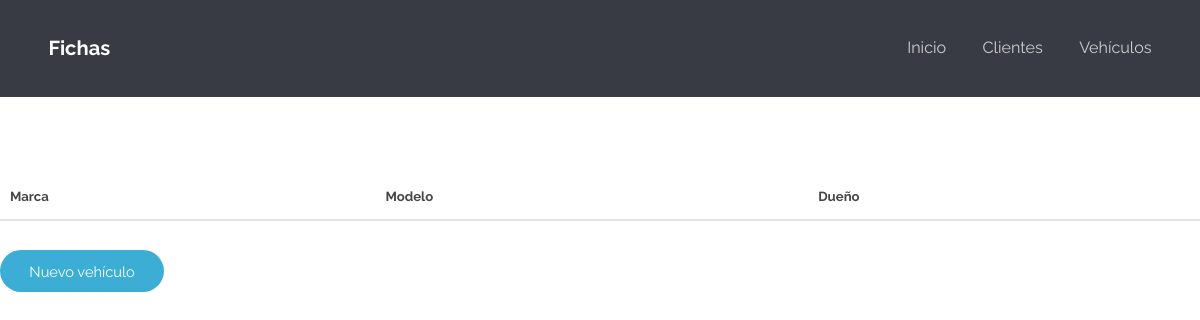
The page /fichas/vehiculos/ on the database as committed earlier.
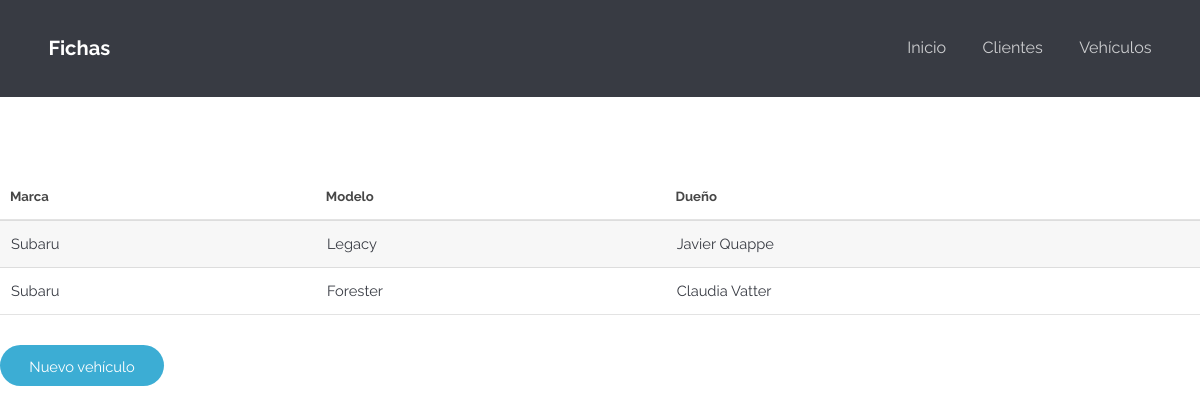
The same page on the database as committed later.
### fichas/models.py (models this page shows, shortened)
class Vehiculo(models.Model):
	id_cliente	= models.ForeignKey('Cliente', blank = True, null = True, on_delete = models.SET_NULL, verbose_name='Dueño')
	patente		= models.CharField(max_length = 6)
	vin 		= models.CharField(max_length = 20, blank = True, null = True)
	marca		= models.CharField(max_length = 40)
	modelo		= models.CharField(max_length = 40)
	kilometraje	= models.PositiveIntegerField()
	anyo		= models.PositiveIntegerField(null = True)
	def get_absolute_url(self):
		return reverse("fichas:vehiculo-detail", kwargs={"id": self.id})

class Cliente(models.Model):
	rut			= models.CharField(max_length = 10)
	nombre		= models.CharField(max_length = 100)
	telefono	= models.CharField(max_length = 12)
	email		= models.CharField(max_length = 100, blank = True)
	def get_absolute_url(self):
		return reverse("fichas:cliente-detail", kwargs={"id": self.id})
	def __str__(self):
		return self.nombre

### fichas/views.py (the view)
# urls.py: path('vehiculos/', vehiculo_list_view, name='vehiculo-list'),
def vehiculo_list_view(request):
	queryset = Vehiculo.objects.all()
	context = {
		"object_list": queryset
	}
	return render(request, "vehiculos/vehiculo_list.html", context)

### fichas/templates/vehiculos/vehiculo_list.html
{% extends 'fichas/base.html' %}
{% block content %}
<div class="container">
	<table>
		<thead>
			<tr>
				<th>Marca</th>
				<th>Modelo</th>
				<th>Dueño</th>
			</tr>
		</thead>
		{% for instance in object_list %}
		<tr>
			<td><a href='{{ instance.get_absolute_url }}'>{{ instance.marca }}</a></td>
			<td><a href='{{ instance.get_absolute_url }}'>{{ instance.modelo }}</a></td>
			<td><a href='{{ instance.id_cliente.get_absolute_url }}'>{{ instance.id_cliente }}</a></td>
		</tr>
		{% endfor %}
	</table>
</div>
<form action="./crear/">
    <input type="submit" value="Nuevo vehículo" />
</form>
{% endblock %}

Rows that differ between the two databases and show on the page:
added Vehiculo: marca "Subaru", modelo "Legacy", id_cliente "Javier Quappe"
added Vehiculo: marca "Subaru", modelo "Forester", id_cliente "Claudia Vatter"
